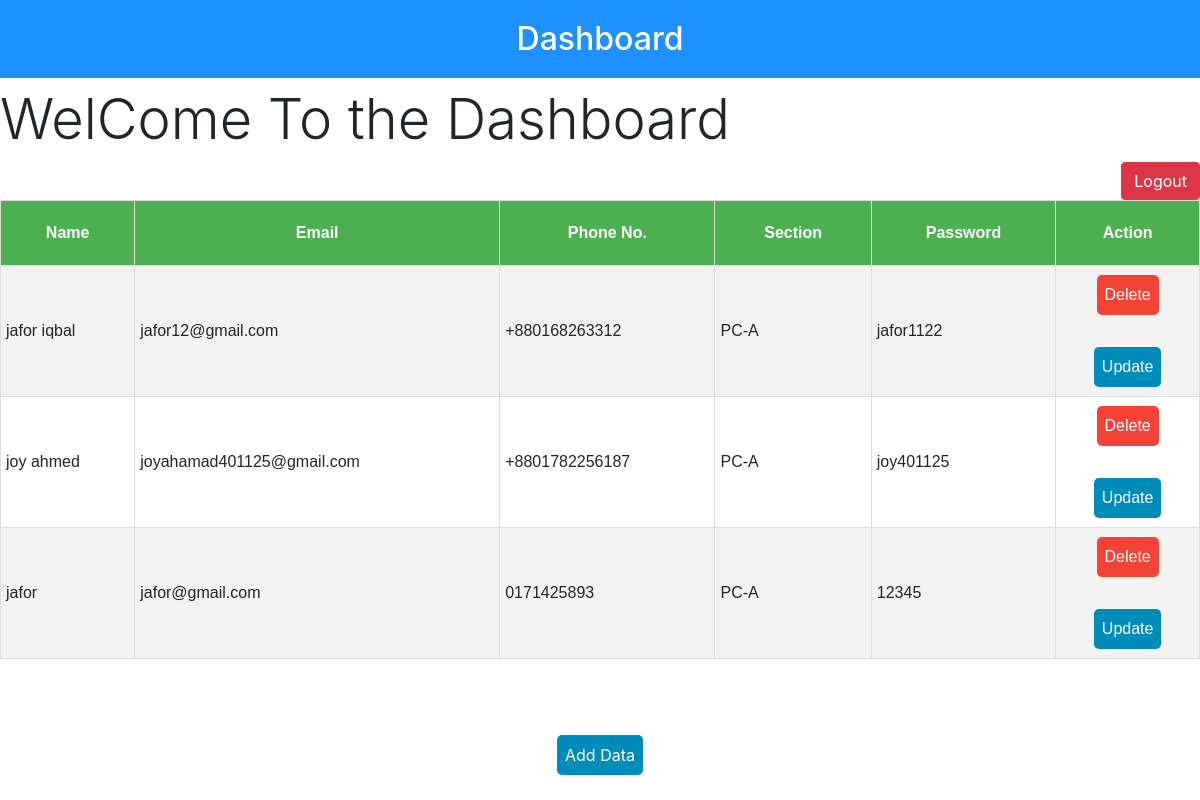
Page /dashboard.php (signed in) on the committed database.
### tables this page shows
CREATE TABLE `registration` (
  `id` int(11) NOT NULL,
  `name` varchar(30) NOT NULL,
  `email` varchar(30) NOT NULL,
  `phone` varchar(15) NOT NULL,
  `section` varchar(20) NOT NULL,
  `password` varchar(20) NOT NULL
);

### dashboard.php (the view, shortened to what this page needs)
<?php
  include "inc/header.php";
$sql="SELECT * FROM registration";
$result=mysqli_query($conn,$sql);
?>
<!DOCTYPE html>
<html>
<head>
    <link href="https://cdn.jsdelivr.net/npm/bootstrap@5.0.0-beta3/dist/css/bootstrap.min.css" rel="stylesheet">
    <link rel="stylesheet" href="https://stackpath.bootstrapcdn.com/bootstrap/4.1.3/css/bootstrap.min.css" >
</head>
<body>
<h2>Dashboard</h2>
<h1 class="display-4">WelCome To the Dashboard</strong></h1>
        <div class="text-right">
          <a href="logout.php" class="btn btn-danger ">Logout</a>
<table>
  <tr>
    <th>Name</th>
    <th>Email</th>
    <th>Phone No.</th>
    <th>Section</th>
    <th>Password</th>
    <th>Action</th>
  </tr>
  <?php
    if (mysqli_num_rows($result) > 0) {
    while($row = mysqli_fetch_array($result)) {
  ?>
  <tr>
  <td><?php echo $row["name"]; ?></td>
  <td><?php echo $row["email"]; ?></td>
  <td><?php echo $row["phone"]; ?></td>
  <td><?php echo $row["section"]; ?></td>
  <td><?php echo $row["password"]; ?></td>
  <td>
    <center>
    <a class="button" href="delete.php?data=<?php echo $row["email"]; ?>">Delete</a><br><br>
    <a class="button buttondel" href="update.php?data=<?php echo $row["email"]; ?>">Update</a>
  </center>
</td>
  </tr>
  <?php
  }
}
 ?>
</table>
<center>
	<br><br><br><a class="button buttonadd" href="/test/registration-form.php">Add Data</a>
</center>
</body>
</html>

### dashboard.php (style rules this page uses)
table { font-family: arial, sans-serif; border-collapse: collapse; width: 100%; }
.button { background-color: #f44336; border: none; color: white; padding: 8px 8px; text-align: center; text-decoration: none; display: inline-block; font-size: 16px; margin: 4px 4px; cursor: pointer; border-radius: 5px; }
.buttondel { background-color: #008CBA; }
.buttonadd { background-color: #008CBA; }
h2 { background-color: DodgerBlue; text-align: center; color: white; padding: 20px; }
th { border: 1px solid #ddd; text-align: center; padding: 20px; background-color: #4CAF50; color: white; }
td { border: 1px solid #ddd; text-align: left; padding: 5px; }
tr:nth-child(even) { background-color: #f2f2f2; }

### rows in the picture
registration: name "jafor iqbal", email "jafor12@gmail.com", phone "+880168263312", section "PC-A", password "jafor1122"
registration: name "joy ahmed", email "joyahamad401125@gmail.com", phone "+8801782256187", section "PC-A", password "joy401125"
registration: name "jafor", email "jafor@gmail.com", phone "0171425893", section "PC-A", password "12345"
